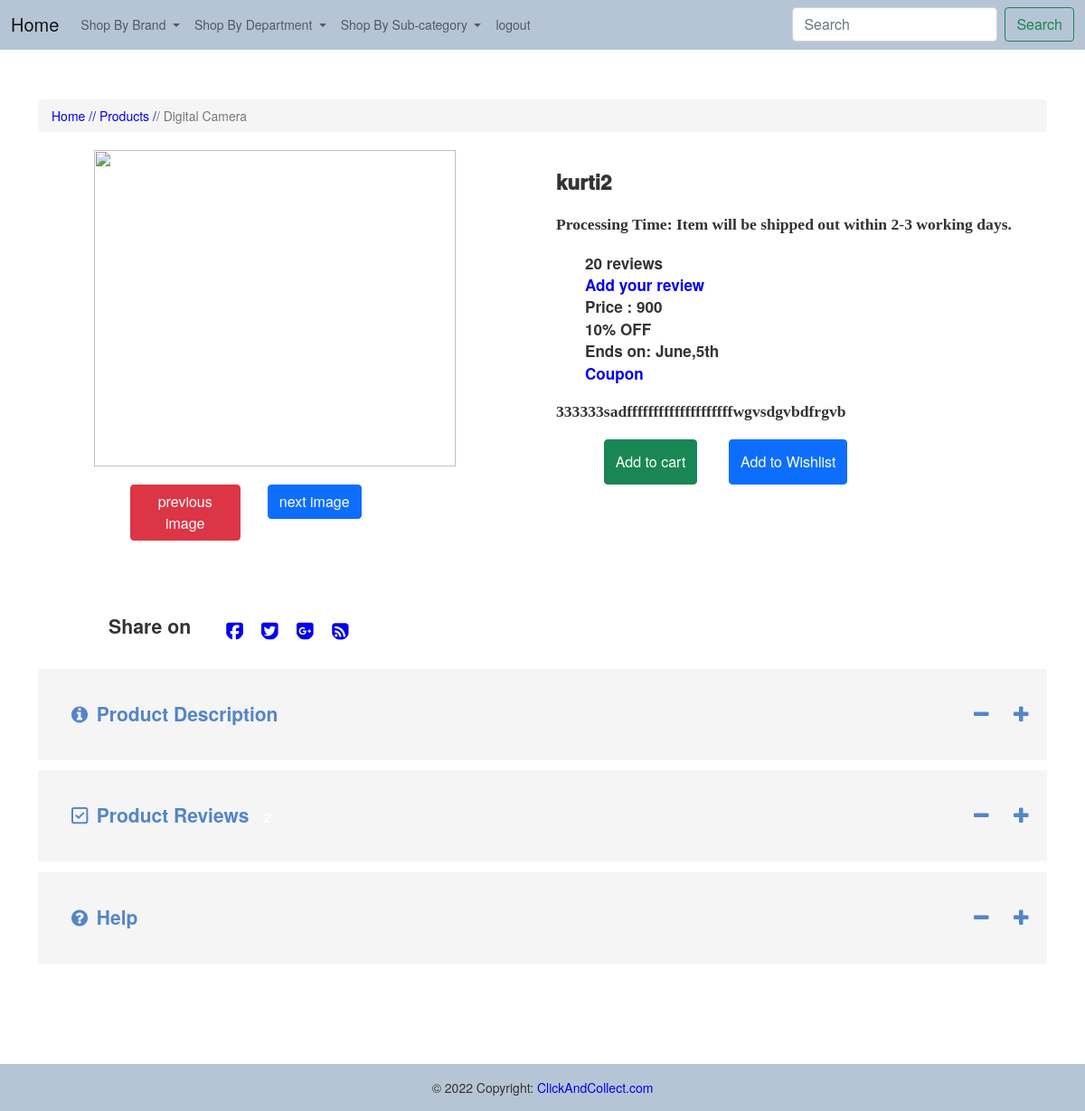
Page /customer/test1.php?id=27 (signed in) on the earlier database version.
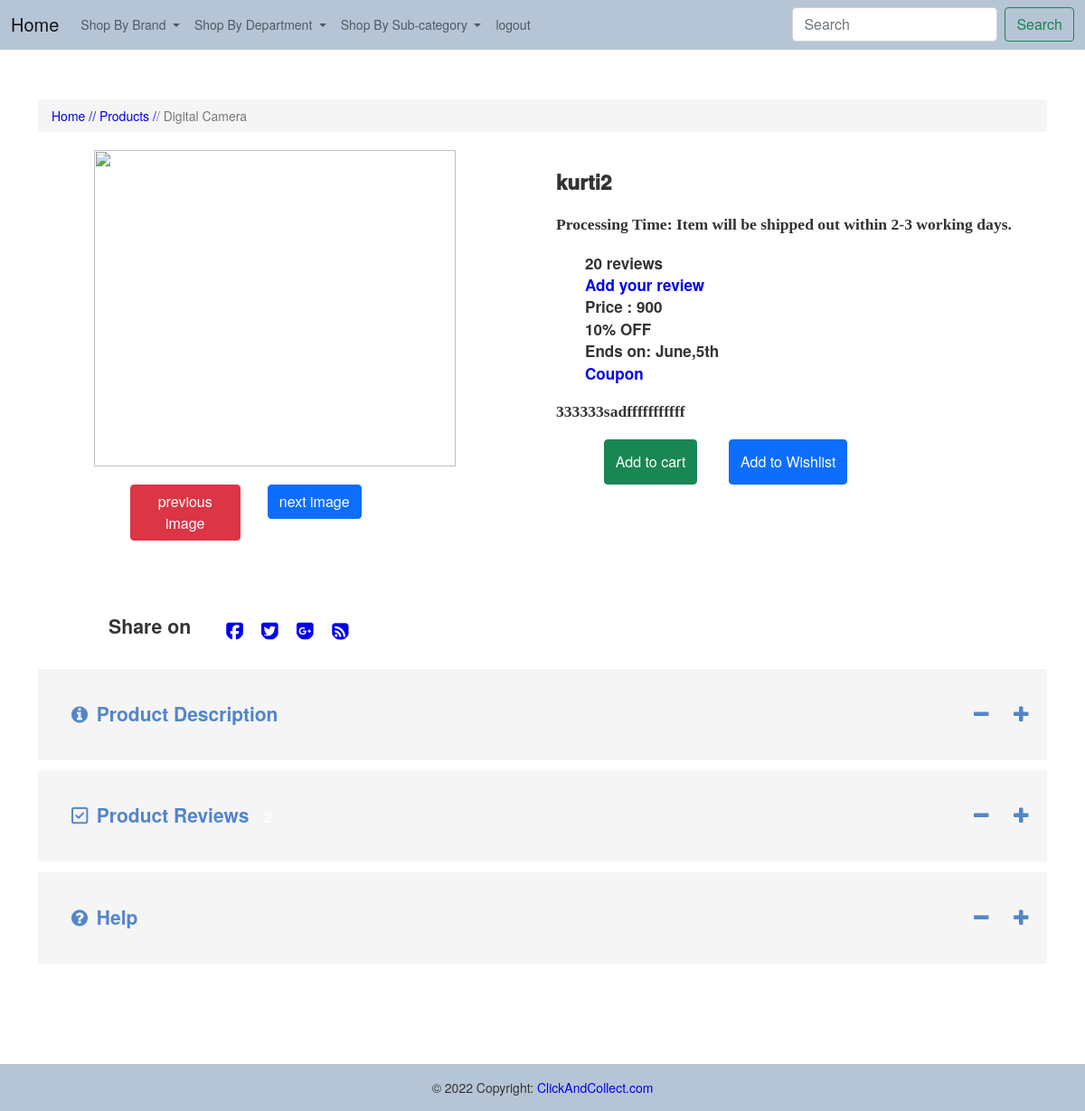
Same page on the later database version.
### tables this page shows
CREATE TABLE IF NOT EXISTS `products` (
  `p_id` int(11) NOT NULL AUTO_INCREMENT,
  `name` varchar(100) DEFAULT NULL,
  `b_id` int(11) DEFAULT NULL,
  `sub_id` int(11) DEFAULT NULL,
  `size` varchar(100) DEFAULT NULL,
  `description` varchar(200) DEFAULT NULL,
  `price` double DEFAULT NULL,
  `quantity` int(11) DEFAULT NULL,
  `status` int(11) NOT NULL,
  PRIMARY KEY (`p_id`),
  KEY `FK_brand1` (`b_id`),
  KEY `FK_catagory1` (`sub_id`)
);

### customer/test1.php (the view, shortened to what the changed rows need)
<?php
    $id = $_REQUEST['id'];
?>
<!DOCTYPE html>
<html>
<head>
  <link type="text/css" rel="stylesheet" href="css/font-awesome.min.css" />
  <link rel="stylesheet" href="https://stackpath.bootstrapcdn.com/bootstrap/5.0.0-alpha1/css/bootstrap.min.css">
  <link type="text/css" rel="stylesheet" href="css/font-awesome.min.css" />
  <link rel="stylesheet" href="https://cdnjs.cloudflare.com/ajax/libs/font-awesome/4.7.0/css/font-awesome.min.css">
  <link href="https://cdn.jsdelivr.net/npm/bootstrap@5.0.2/dist/css/bootstrap.min.css" rel="stylesheet">
  <link href="include/style.css" rel="stylesheet" />
  <link href="include/style2.css" rel="stylesheet" />
  <link href="include/style3.css" rel="stylesheet" />
</head>
<body>
     <?php include 'include/navbar.php' ?>
<div class="content-area prodcuts">
    <div class="container">
        <div class="single-product">
            <div class="row" id="">
                                        <?php
                                        $query1 = "select * from products where p_id = $id ";
                                        $table1=mysqli_query($con,$query1);
                                        $row1 = mysqli_fetch_array($table1);
                                        ?>
                <div class="col-md-6 single-top-right">
                    <h3 class="item_name"><?php echo $row1['name'];?></h3>
                    <p class="p">Processing Time: Item will be shipped out within 2-3 working days. </p>
                    <div class="single-rating">
                        <ul>
                            <li><b>Price : <?php echo $row1['price'];?></b></li>
                        </ul>
                    </div>
                    <div class="">
                        <p class="p"><?php echo $row1['description'];?> </p>
                    </div>
                    <form action="#" method="post">
                        <div class="row">
                        </div>
                    </form>
                </div>
            </div>
        </div>
    </div>
    </div>
</body>
</html>

Differences in the rows shown:
changed products "kurti2": description "333333sadffffffffffffffffffffwgvsdgvbdfrgvb" → "333333sadfffffffffff"
